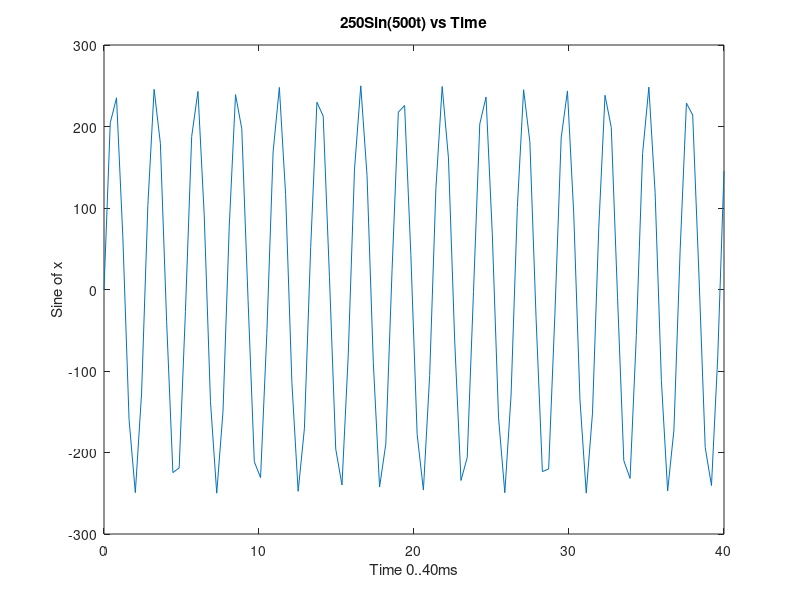

Write the MATLAB code that produced this figure.
% Daniel Sciortino
% ODU ECE 201
% MATLAB Assignment #3 Part 2 
% A. Graphing a function linearly from 0 to 40ms with 100 points
% B. Graphing a function linearly from 0 to 25 with an increment of.5
% C. Graphing a function linearly from 0 to 5 with 200 points
% D. Graphing a function logarithmically from 0 to 1000 with 50 points

format compact
clc
% Part A
t = linspace(0,40, 100);
v = 250.*sin(500*t);
plot(t,v)
xlabel('Time 0..40ms')
ylabel('Sine of x')
title('250Sin(500t) vs Time')